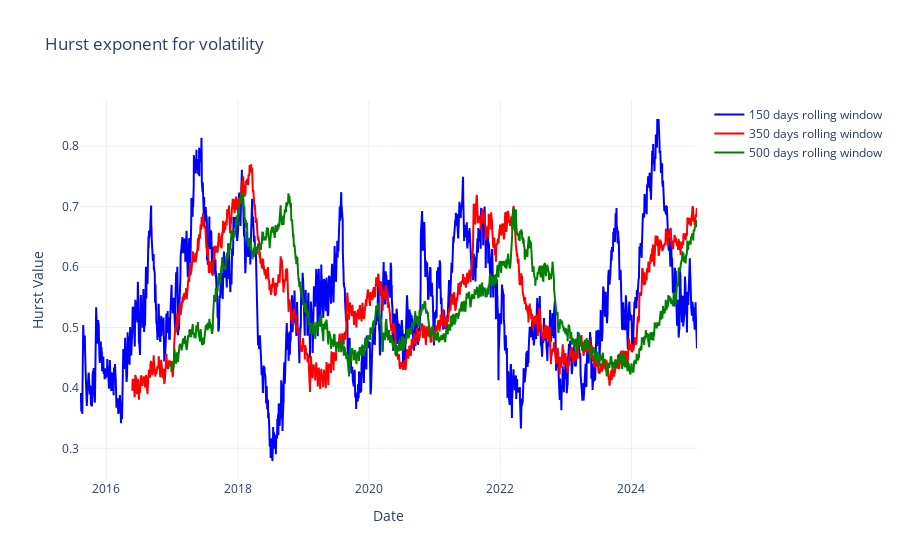

Notebook source saved alongside this figure:
### Code cell
# Compute rolling Hurst

def compute_rolling_hurst(df, window, col='log_returns', lag=0):
    hurst_values = []
    times = []
    
    # Loop through the DataFrame using the rolling window
    for i in range(window - 1, len(df), lag+1):
        # Extract the window slice from the series
        window_series = df[col].iloc[i - window + 1 : i + 1: lag+1]
        # Compute the Hurst exponent using the 'change' method and simplified calculation
        h, c, data = compute_Hc(window_series, kind='change', simplified=True)
        
        hurst_values.append(h)
        times.append(df.index[i])
    
    # Create and return a new DataFrame with the computed Hurst exponents
    result_df = pd.DataFrame({'hurst': hurst_values}, index=times)
    return result_df

hurst_window150_lag0 = compute_rolling_hurst(SNP, window=150, col='log_returns', lag=0)
hurst_window350_lag0 = compute_rolling_hurst(SNP, window=350, col='log_returns', lag=0)
hurst_window500_lag0 = compute_rolling_hurst(SNP, window=500, col='log_returns', lag=0)

fig = go.Figure()
fig.add_trace(go.Scatter(
    x=hurst_window150_lag0.index,
    y=hurst_window150_lag0["hurst"],
    mode='lines',
    name='150 days rolling window',
    line=dict(color='blue')
))
fig.add_trace(go.Scatter(
    x=hurst_window350_lag0.index,
    y=hurst_window350_lag0["hurst"],
    mode='lines',
    name='350 days rolling window',
    line=dict(color='red')
))
fig.add_trace(go.Scatter(
    x=hurst_window500_lag0.index,
    y=hurst_window500_lag0["hurst"],
    mode='lines',
    name='500 days rolling window',
    line=dict(color='green')
))
fig.update_layout(
    title=f"Hurst exponent for SNP",
    xaxis_title="Date",
    yaxis_title="Hurst Value",
    template="plotly_white"
)

### Figure 1 — Plotly figure (JSON) as saved in the notebook; plotly's stock layout.template omitted (floating-point values rounded to 4 significant figures; data arrays with more than 128 entries replaced by an {"elided": "..."} marker saying what was removed)
{"data": [{"line": {"color": "blue"}, "mode": "lines", "name": "150 days rolling window", "type": "scatter", "x": {"elided": "2366 str values"}, "y": {"elided": "2366 float values"}}, {"line": {"color": "red"}, "mode": "lines", "name": "350 days rolling window", "type": "scatter", "x": {"elided": "2166 str values"}, "y": {"elided": "2166 float values"}}, {"line": {"color": "green"}, "mode": "lines", "name": "500 days rolling window", "type": "scatter", "x": {"elided": "2016 str values"}, "y": {"elided": "2016 float values"}}], "layout": {"title": {"text": "Hurst exponent for volatility"}, "xaxis": {"title": {"text": "Date"}}, "yaxis": {"title": {"text": "Hurst Value"}}}}
